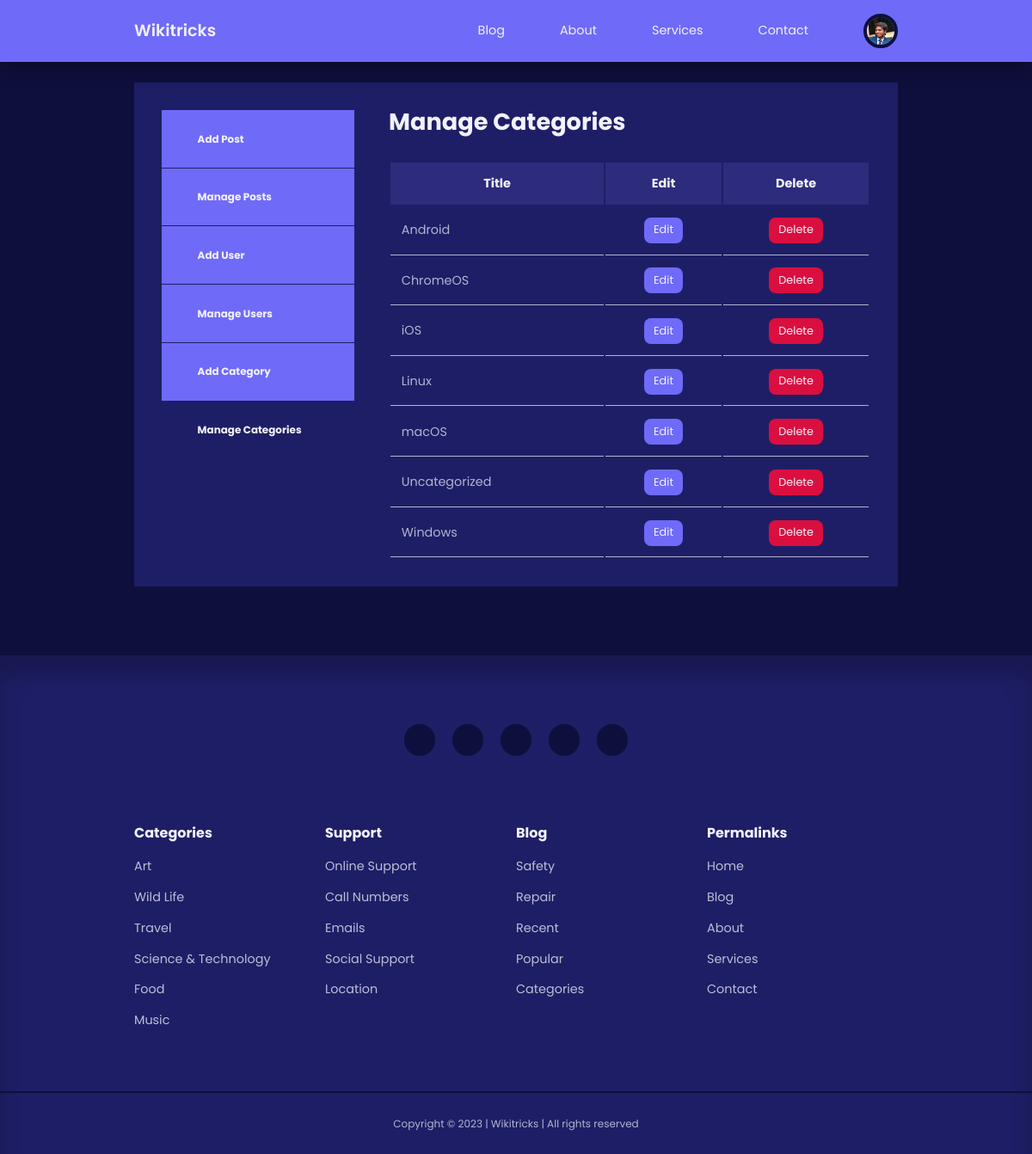
/admin/manage-categories.php (signed in), run on the app's committed database.
### tables this page shows
CREATE TABLE `users` (
  `id` int(11) UNSIGNED NOT NULL,
  `firstname` varchar(50) NOT NULL,
  `lastname` varchar(50) NOT NULL,
  `username` varchar(50) NOT NULL,
  `email` varchar(100) NOT NULL,
  `password` varchar(255) NOT NULL,
  `avatar` varchar(255) NOT NULL,
  `is_admin` tinyint(1) NOT NULL
);

CREATE TABLE `categories` (
  `id` int(11) UNSIGNED NOT NULL,
  `title` varchar(50) NOT NULL,
  `description` text NOT NULL
);

### admin/partials/header.php (called while the page is built, shortened)
<?php
require '../partials/header.php';

### admin/manage-categories.php (the view, shortened to what this page needs)
<?php
include 'partials/header.php';
$query = "SELECT * FROM categories ORDER BY title ASC";
$categories = mysqli_query($connection, $query);
?>
<section class="dashboard">
    <div class="container dashboard__container">
        <aside>
            <ul>
                <li>
                    <a href="add-post.php"><i class="uil uil-pen"></i>
                        <h5>Add Post</h5>
                    </a>
                </li>
                <li>
                    <a href="index.php"><i class="uil uil-postcard"></i>
                        <h5>Manage Posts</h5>
                    </a>
                </li>
                <?php if (isset($_SESSION['user_is_admin'])) : ?>
                    <li>
                        <a href="add-user.php"><i class="uil uil-user-plus"></i>
                            <h5>Add User</h5>
                        </a>
                    </li>
                    <li>
                        <a href="manage-users.php"><i class="uil uil-users-alt"></i>
                            <h5>Manage Users</h5>
                        </a>
                    </li>
                    <li>
                        <a href="add-category.php"><i class="uil uil-edit"></i>
                            <h5>Add Category</h5>
                        </a>
                    </li>
                    <li>
                        <a href="manage-categories.php" class="active"><i class="uil uil-list-ul"></i>
                            <h5>Manage Categories</h5>
                        </a>
                    </li>
                <?php endif ?>
            </ul>
        </aside>
        <main>
            <h2>Manage Categories</h2>
            <?php if (mysqli_num_rows($categories) > 0) : ?>
                <table>
                    <thead>
                        <tr align="center">
                            <th>Title</th>
                            <th>Edit</th>
                            <th>Delete</th>
                        </tr>
                    </thead>
                    <tbody>
                        <?php while ($category = mysqli_fetch_assoc($categories)) : ?>
                            <tr>
                                <td><?= $category['title'] ?></td>
                                <td align="center"><a href="<?= ROOT_URL ?>admin/edit-category.php?id=<?= $category['id'] ?>" class="btn sm">Edit</a></td>
                                <td align="center"><a href="<?= ROOT_URL ?>admin/delete-category.php?id=<?= $category['id'] ?>" class="btn sm danger">Delete</a></td>
                            </tr>
                        <?php endwhile ?>
                    </tbody>
                </table>
            <?php else : ?>
                <div class="alert__message error"><?= "No category found" ?></div>
            <?php endif ?>
        </main>
    </div>
</section>
<?php
include '../partials/footer.php';
?>

### partials/header.php (shortened to what this page needs)
<?php
require 'config/database.php';
if(isset($_SESSION['user-id'])) {
    $id = filter_var($_SESSION['user-id'], FILTER_SANITIZE_NUMBER_INT);
    $query = "SELECT avatar FROM users WHERE id=$id";
    $result = mysqli_query($connection, $query);
    $avatar = mysqli_fetch_assoc($result);
}
?>
<!DOCTYPE html>
<html lang="en">
<head>
    <link rel="stylesheet" href="<?= ROOT_URL ?>css/style.css">
    <link rel="stylesheet" href="https://unicons.iconscout.com/release/v4.0.0/css/line.css">
</head>
<body>
    <nav>
        <div class="container nav__container">
            <a href="<?= ROOT_URL ?>" class="nav__logo">Wikitricks</a>
            <ul class="nav__items">
                <li><a href="<?= ROOT_URL ?>blog.php">Blog</a></li>
                <li><a href="<?= ROOT_URL ?>about.php">About</a></li>
                <li><a href="<?= ROOT_URL ?>services.php">Services</a></li>
                <li><a href="<?= ROOT_URL ?>contact.php">Contact</a></li>
                <?php if (isset($_SESSION['user-id'])) : ?>
                    <li class="nav__profile">
                        <div class="avatar">
                            <img src="<?= ROOT_URL . 'images/' . $avatar['avatar'] ?>">
                        </div>
                    </li>
                <?php else : ?>
                    <li><a href="<?= ROOT_URL ?>signin.php">Signin</a></li>
                <?php endif ?>
            </ul>
        </div>
    </nav>

### css/style.css (style rules this page uses)
:root { --color-primary: #6f6af8; --color-primary-light: hsl(242, 91%, 69%, 18%); --color-primary-variant: #5854c7; --color-red: #da0f3f; --color-red-light: hsl(346, 87%, 46%, 15%); --color-green: #00c476; --color-green-light: hsl(156, 100%, 38%, 15%); --color-gray-900: #1e1e66; --color-gray-700: #2d2b7c; --color-gray-300: rgba(242, 242, 254, 0.3); --color-gray-200: rgba(242, 242, 254, 0.7); --color-white: #f2f2fe; --color-bg: #0f0f3e; --transition: all 300ms ease; --container-width-lg: 74%; --container-width-md: 88%; --form-width: 40%; --card-border-radius-1: 0.3rem; --card-border-radius-2: 0.5rem; --card-border-radius-3: 0.8rem; --card-border-radius-4: 2rem; --card-border-radius-5: 5rem; }
* { margin: 0; padding: 0; outline: 0; border: 0; appearance: 0; list-style: none; text-decoration: none; box-sizing: border-box; font-family: 'Poppins', sans-serif; }
body { line-height: 1.6; color: var(--color-gray-200); overflow-x: hidden; background: var(--color-bg); font-size: 0.9rem; }
.container { width: var(--container-width-lg); max-width: 1800px; margin-inline: auto; }
section { margin-top: 3rem; width: 100vw; }
h1, h2, h3, h4, h5 { color: var(--color-white); line-height: 1.3; }
h2 { font-size: 1.7rem; margin: 1rem 0; }
a { color: var(--color-white); transition: var(--transition); }
img { display: block; width: 100%; object-fit: cover; }
nav { background: var(--color-primary); width: 100vw; height: 4.5rem; position: fixed; top: 0; z-index: 10; box-shadow: 0 1rem 1rem rgba(0, 0, 0, 0.2); }
.nav__container { height: 100%; display: flex; align-items: center; justify-content: space-between; }
.avatar { width: 2.5rem; height: 2.5rem; border-radius: 50%; overflow: hidden; border: 0.3rem solid var(--color-bg); }
.nav__logo { font-weight: 600; font-size: 1.2rem; }
.nav__items { display: flex; align-items: center; gap: 4rem; }
.nav__profile { position: relative; cursor: pointer; }
.btn { display: inline-block; width: fit-content; padding: 0.6rem 1.2rem; background-color: var(--color-primary); border-radius: var(--card-border-radius-2); cursor: pointer; transition: var(--transition); color: var(--color-white); }
.btn.sm { padding: 0.3rem 0.7rem; font-size: 0.8rem; }
.btn.danger { background: var(--color-red); }
.dashboard { margin-top: 6rem; }
.dashboard__container { display: grid; grid-template-columns: 14rem auto; gap: 1rem; background: var(--color-gray-900); padding: 2rem; margin-bottom: 5rem; }
.dashboard aside a { background-color: var(--color-primary); display: flex; gap: 1rem; align-items: center; padding: 1.6rem; }
.dashboard aside ul li:not(:last-child) a { border-bottom: 1px solid var(--color-gray-900); }
.dashboard aside a.active { background-color: var(--color-gray-900); }
.dashboard main { margin-left: 1.5rem; }
.dashboard main h2 { margin: 0 0 2rem 0; line-height: 1; }
.dashboard main table { width: 100%; text-align: left; }
.dashboard main table th { background: var(--color-gray-700); padding: 0.8rem; color: var(--color-white); }
.dashboard main table td { padding: 0.8rem; border-bottom: 1px solid var(--color-gray-200); }

### data on the page
users: avatar (picture)
categories: title "Android"
categories: title "ChromeOS"
categories: title "iOS"
categories: title "Linux"
categories: title "macOS"
categories: title "Uncategorized"
categories: title "Windows"
